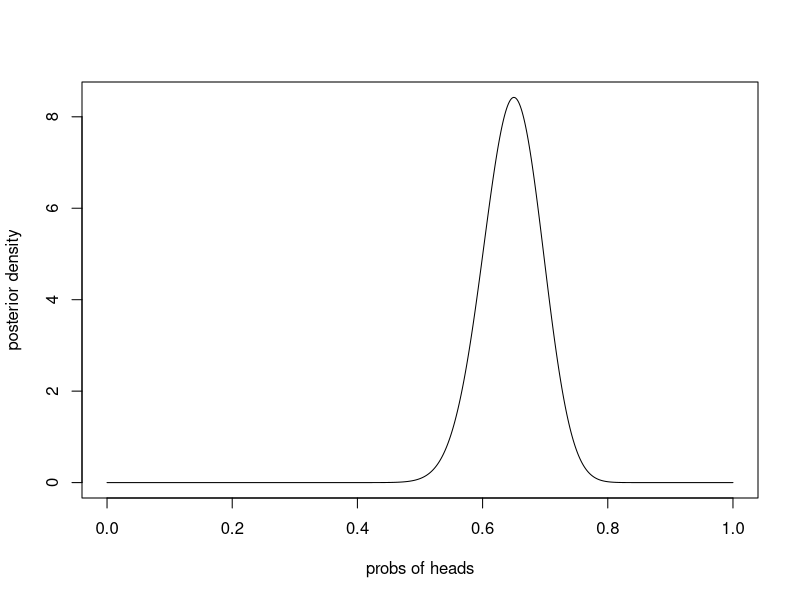

Reproduce this figure in R.
## ---- chunk 1
knitr::opts_chunk$set(echo=TRUE)
## ---- chunk 2

z <- 65
n <- 100

prior_alpha <- 1
prior_beta <- 1


post_alpha <- prior_alpha + z

post_beta <- prior_beta + n - z

# look at the theta at 1000 points
x <- seq(0, 1, length.out=1000)

dens <- dbeta(x, shape1= post_alpha, shape2 = post_beta)


plot(x, dens, type='l',
     xlab='probs of heads', ylab = 'posterior density')
